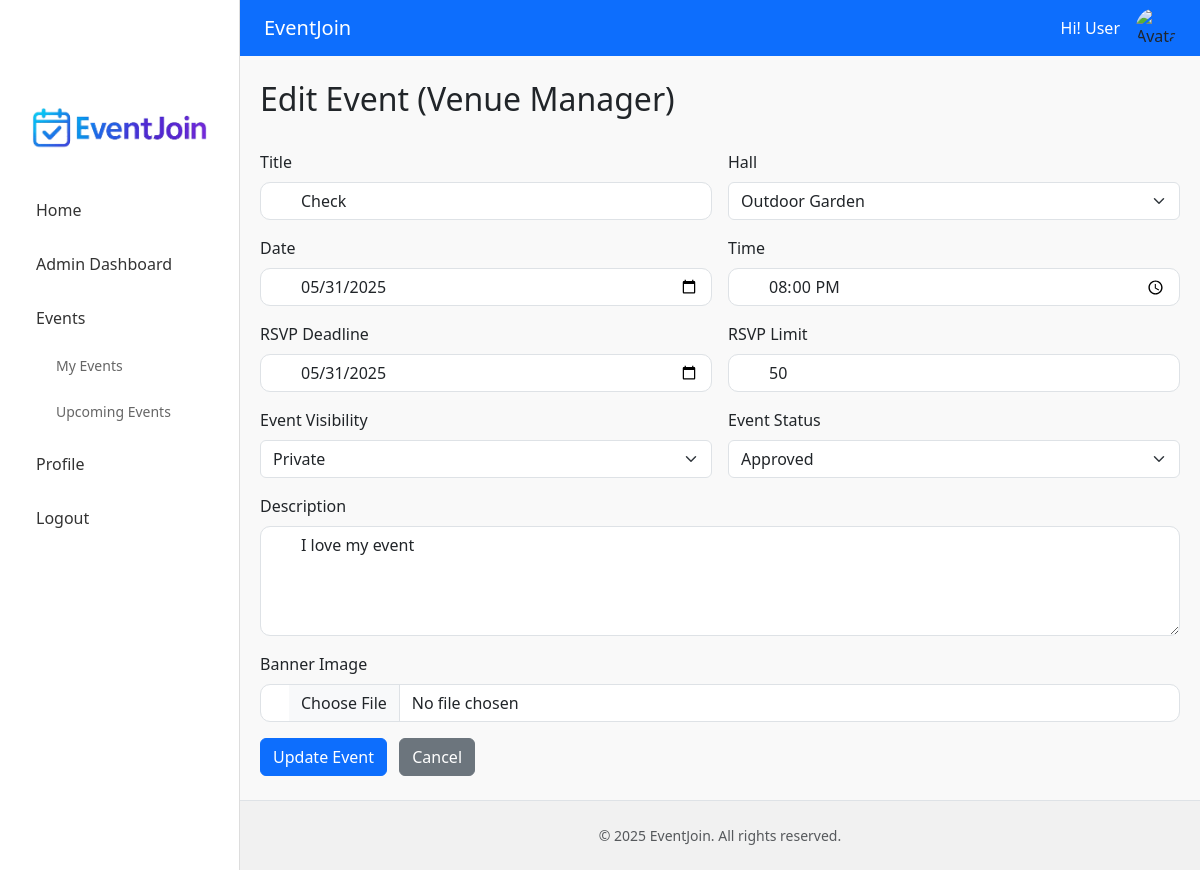
The page /venue_manager/edit_event.php?event_id=1 (signed in) on the database as committed earlier.
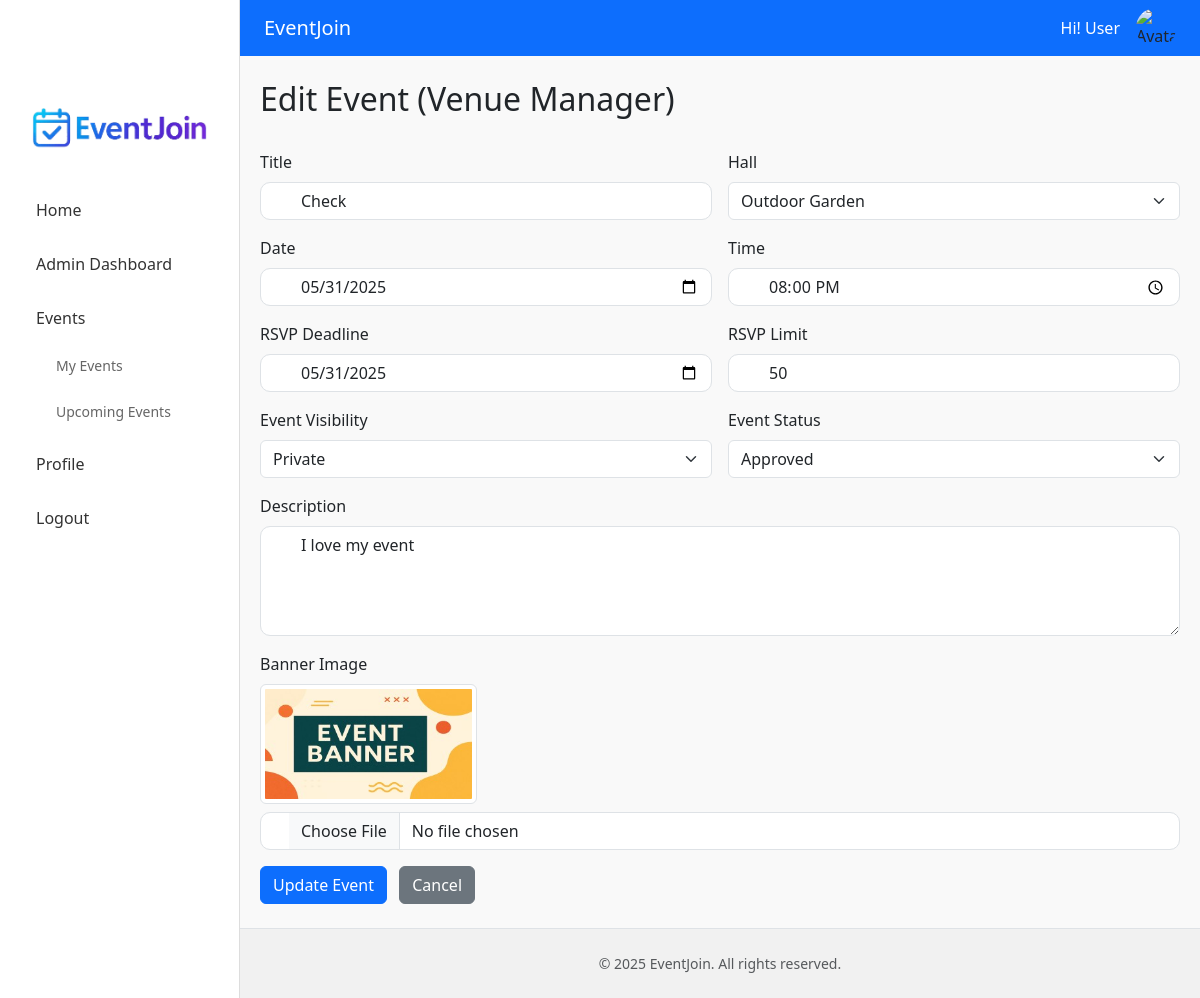
The same page on the database as committed later.
### tables this page shows
CREATE TABLE `events` (
  `id` int(11) NOT NULL,
  `title` varchar(150) NOT NULL,
  `description` text DEFAULT NULL,
  `event_date` date NOT NULL,
  `event_time` time NOT NULL,
  `hall_id` int(11) NOT NULL,
  `banner_image` varchar(255) DEFAULT NULL,
  `created_by` int(11) NOT NULL,
  `status` enum('pending','approved','rejected') DEFAULT 'pending',
  `rsvp_deadline` date DEFAULT NULL,
  `rsvp_limit` int(11) DEFAULT NULL,
  `created_at` timestamp NOT NULL DEFAULT current_timestamp(),
  `is_public` tinyint(1) DEFAULT 0,
  `delete_requested` tinyint(1) DEFAULT 0
);

CREATE TABLE `halls` (
  `id` int(11) NOT NULL,
  `name` varchar(100) NOT NULL
);

### venue_manager/edit_event.php (the view, shortened to what this page needs)
<?php
include '../includes/header.php';
include '../includes/sidebar.php';
$event_id = $_GET['event_id'] ?? null;
$stmt = $pdo->prepare("SELECT * FROM events WHERE id = ?");
$stmt->execute([$event_id]);
$event = $stmt->fetch();
$hallStmt = $pdo->query("SELECT id, name FROM halls");
$halls = $hallStmt->fetchAll();
?>
<div class="main-content container py-4">
    <h2>Edit Event (Venue Manager)</h2>
    <form method="POST" enctype="multipart/form-data" class="row g-3 mt-3">
        <div class="col-md-6">
            <label class="form-label">Title</label>
            <input type="text" name="title" class="form-control" required value="<?= htmlspecialchars($event['title']) ?>">
        </div>
        <div class="col-md-6">
            <label class="form-label">Hall</label>
            <select name="hall_id" class="form-select" required>
                <?php foreach ($halls as $hall): ?>
                    <option value="<?= $hall['id'] ?>" <?= $event['hall_id'] == $hall['id'] ? 'selected' : '' ?>>
                        <?= htmlspecialchars($hall['name']) ?>
                    </option>
                <?php endforeach; ?>
            </select>
        </div>
        <div class="col-md-6">
            <label class="form-label">Date</label>
            <input type="date" name="event_date" class="form-control" value="<?= $event['event_date'] ?>" required>
        </div>
        <div class="col-md-6">
            <label class="form-label">Time</label>
            <input type="time" name="event_time" class="form-control" value="<?= $event['event_time'] ?>" required>
        </div>
        <div class="col-md-6">
            <label class="form-label">RSVP Deadline</label>
            <input type="date" name="rsvp_deadline" class="form-control" value="<?= $event['rsvp_deadline'] ?>" required>
        </div>
        <div class="col-md-6">
            <label class="form-label">RSVP Limit</label>
            <input type="number" name="rsvp_limit" class="form-control" min="1" value="<?= $event['rsvp_limit'] ?>" required>
        </div>
        <div class="col-md-6">
            <label class="form-label">Event Visibility</label>
            <select name="is_public" class="form-select" required>
                <option value="0" <?= $event['is_public'] == 0 ? 'selected' : '' ?>>Private</option>
            </select>
        </div>
        <div class="col-md-6">
            <label class="form-label">Event Status</label>
            <select name="status" class="form-select" required>
                <option value="approved" <?= $event['status'] === 'approved' ? 'selected' : '' ?>>Approved</option>
            </select>
        </div>
        <div class="col-12">
            <label class="form-label">Description</label>
            <textarea name="description" class="form-control" rows="4"><?= htmlspecialchars($event['description']) ?></textarea>
        </div>
        <div class="col-12">
            <label class="form-label">Banner Image</label><br>
            <?php if (!empty($event['banner_image'])): ?>
                <img src="../uploads/<?= htmlspecialchars($event['banner_image']) ?>" class="img-thumbnail mb-2" style="max-height: 120px;">
            <?php endif; ?>
            <input type="file" name="banner_image" class="form-control" accept="image/*">
        </div>
        <div class="col-12">
            <button type="submit" class="btn btn-primary">Update Event</button>
            <a href="approved_events.php" class="btn btn-secondary ms-2">Cancel</a>
        </div>
    </form>
</div>
<?php include '../includes/footer.php'; ?>

Rows that differ between the two databases and show on the page:
changed events "Check": banner_image: picture added
